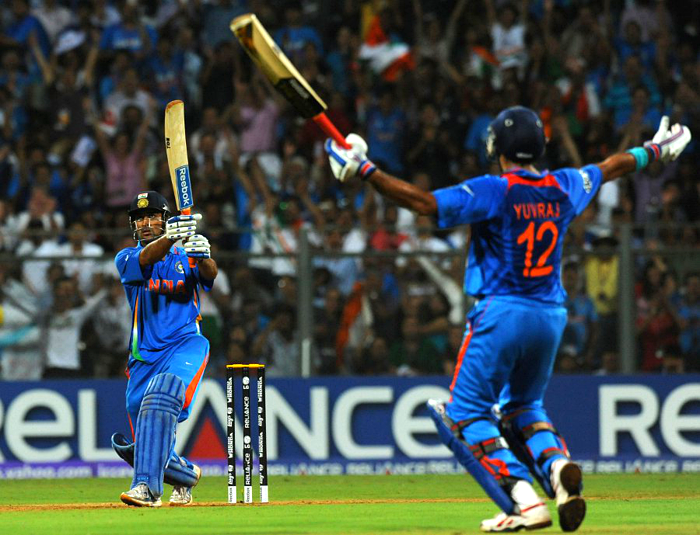
#> input picture PycharmProjects/untitled/ImageFilters1.jpg, 700 x 535 px, given in place of IMG_9620.jpg, which was not available
$ python pil.py
#> lines starting #> are read from the running program, lines starting #| are printed output that depends on the picture; pictures that were not available may be replaced by others from this repository, and a replacement may not be noted
from PIL import Image
from PIL import ImageChops

img=Image.open("IMG_9620.jpg")
#> img is the input picture: PIL image 700x535 RGB; mean R, G, B 68.7, 79.6, 75.9
img2=Image.open("IMG_0296.jpg")
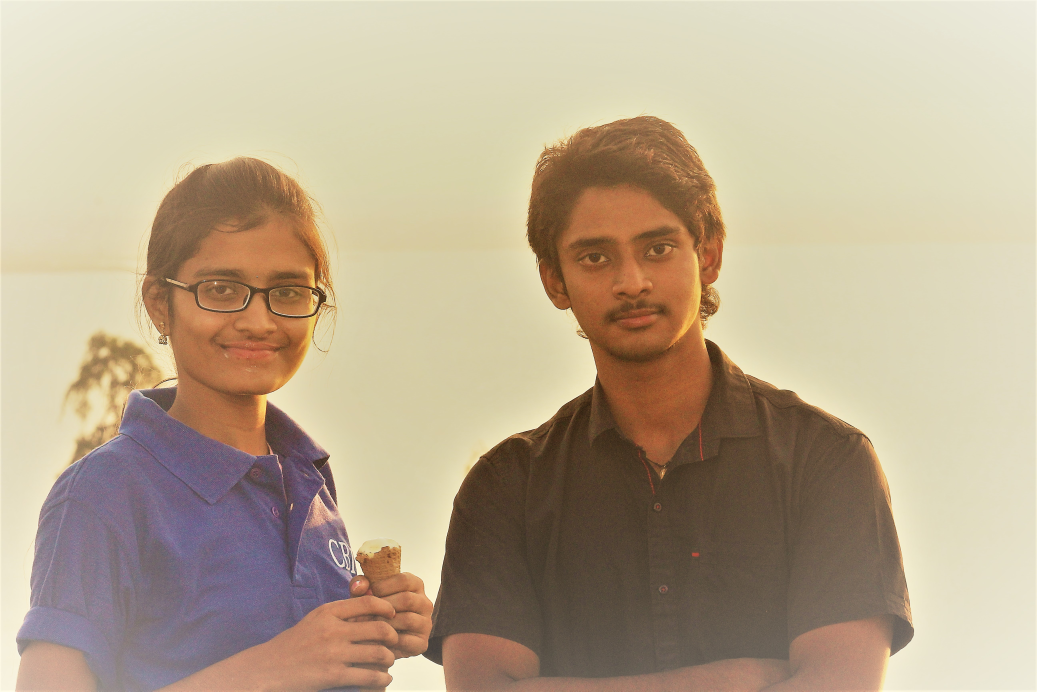
#> input picture PycharmProjects/untitled/IMG_0296.JPG, 5184 x 3456 px, found by its file name (shown at 1/5 size)
#> img2 is the input picture: PIL image 5184x3456 RGB; mean R, G, B 185.1, 168.5, 143.4
a=img.size[0];
#> a = 700
b=img.size[1];
#> b = 535
print(a)
#| 700
print(b)
#| 535
print(img.size)
#| (700, 535)
r2,g2,b2=img2.split()
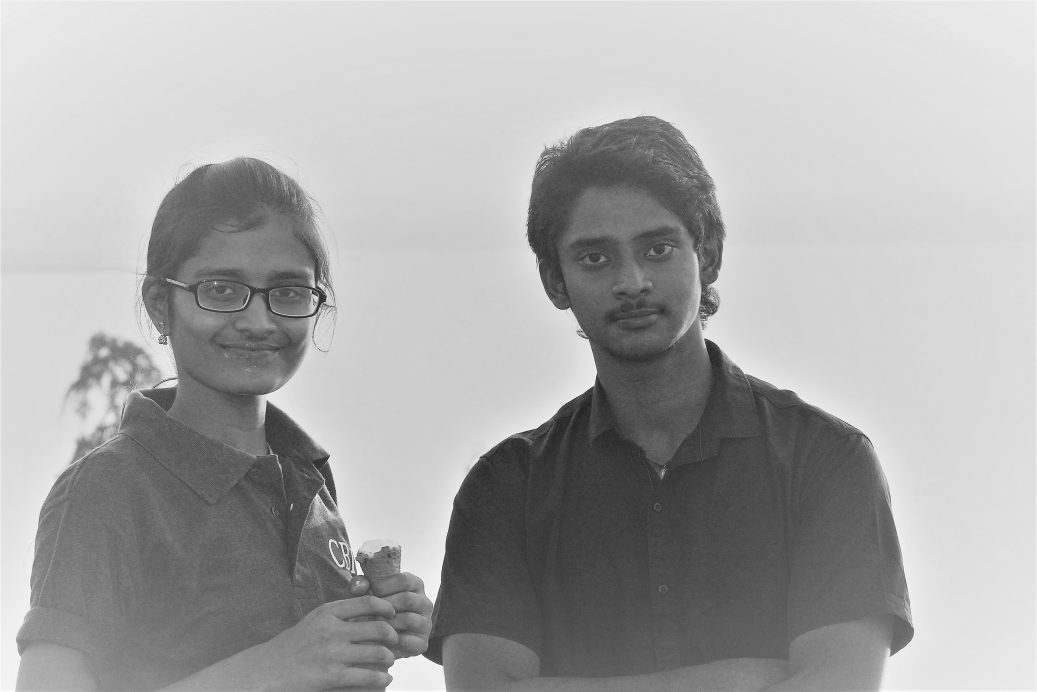
#> g2: PIL image 5184x3456 L (shown at 1/5 size); min 0, max 255, mean 168.5
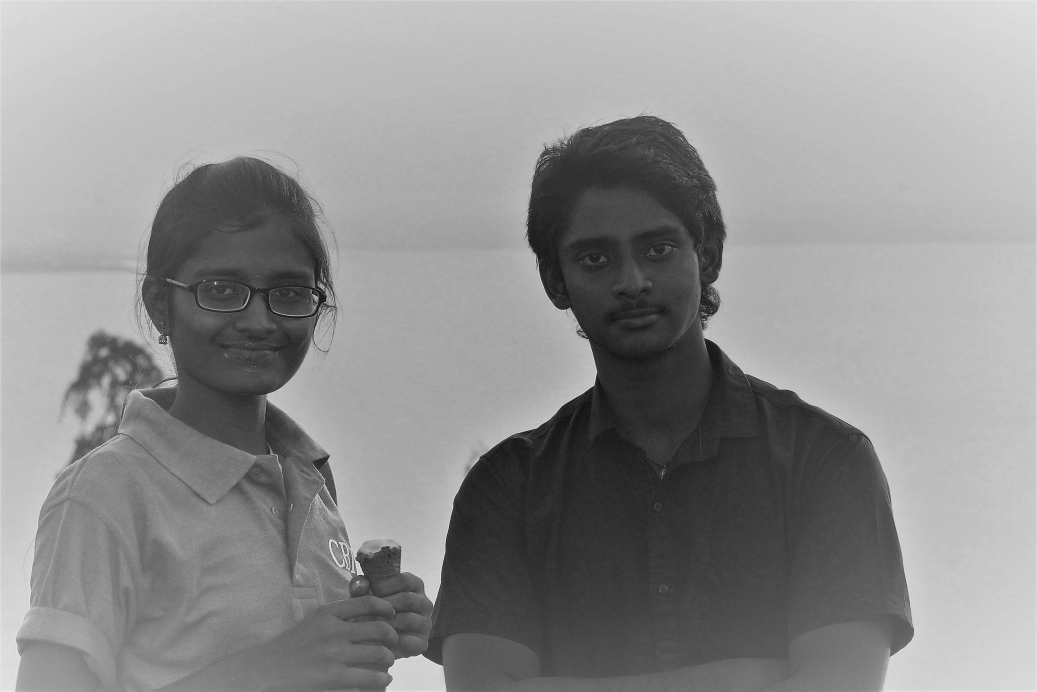
#> b2: PIL image 5184x3456 L (shown at 1/5 size); min 0, max 255, mean 143.4
r,g,b=img.split()
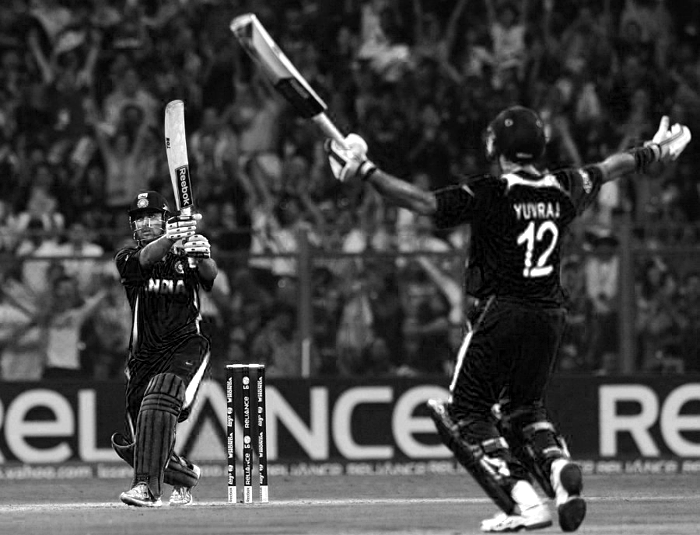
#> r: PIL image 700x535 L; min 0, max 255, mean 68.7
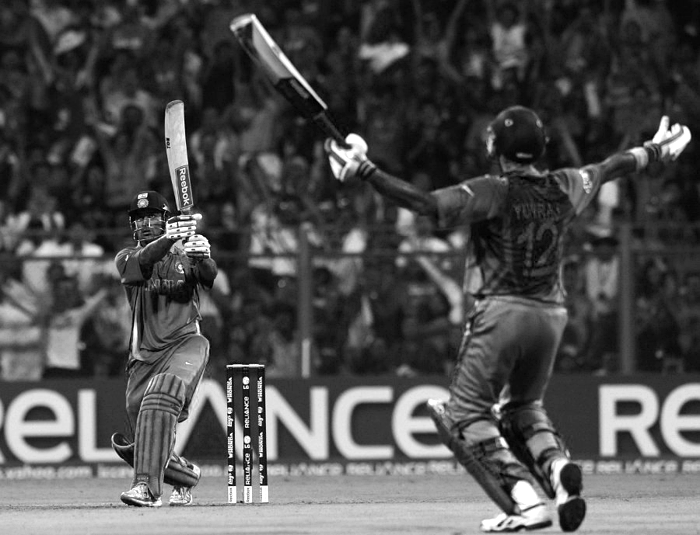
#> g: PIL image 700x535 L; min 0, max 255, mean 79.6
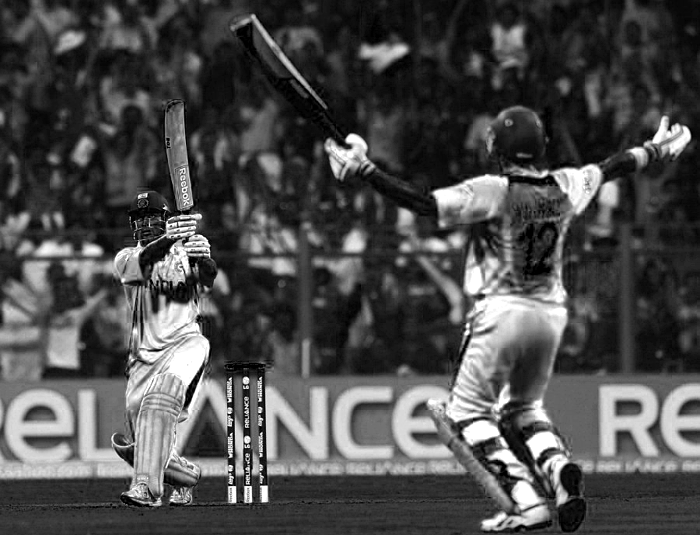
#> b: PIL image 700x535 L; min 0, max 255, mean 75.9

img.thumbnail((200,200))
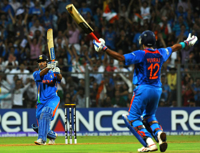
#> img: PIL image 200x153 RGB; mean R, G, B 68.7, 79.6, 75.9
img.show()
